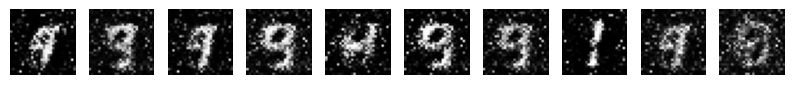

Python code for this plot:
import os

os.environ.setdefault("TF_ENABLE_ONEDNN_OPTS", "0")
os.environ.setdefault("TF_CPP_MIN_LOG_LEVEL", "2")

import numpy as np
import matplotlib
matplotlib.use("Agg")
import matplotlib.pyplot as plt
import tensorflow as tf
from tensorflow.keras import layers


# Build the Generator
def build_generator():
    model = tf.keras.Sequential([
        layers.Input(shape=(100,)),
        layers.Dense(128, activation='relu'),
        layers.Dense(256, activation='relu'),
        layers.Dense(512, activation='relu'),
        layers.Dense(28 * 28, activation='tanh'),
        layers.Reshape((28, 28, 1))
    ])
    return model


generator = build_generator()
generator.summary()


# Build the Discriminator
def build_discriminator():
    model = tf.keras.Sequential([
        layers.Input(shape=(28, 28, 1)),
        layers.Flatten(),
        layers.Dense(512, activation='relu'),
        layers.Dense(256, activation='relu'),
        layers.Dense(1, activation='sigmoid')
    ])
    return model


discriminator = build_discriminator()
discriminator.summary()


# Load and preprocess the MNIST dataset
(x_train, _), (_, _) = tf.keras.datasets.mnist.load_data()

x_train = (x_train.astype('float32') - 127.5) / 127.5
x_train = np.expand_dims(x_train, axis=-1)

print("x_train:", x_train.shape)


# Compile the Discriminator
discriminator.compile(
    optimizer=tf.keras.optimizers.Adam(2e-4, beta_1=0.5),
    loss='binary_crossentropy',
    metrics=['accuracy']
)


# Build the combined GAN model
discriminator.trainable = False

gan_input = layers.Input(shape=(100,))
generated_image = generator(gan_input)
gan_output = discriminator(generated_image)

gan = tf.keras.Model(gan_input, gan_output)

gan.compile(
    optimizer=tf.keras.optimizers.Adam(2e-4, beta_1=0.5),
    loss='binary_crossentropy'
)

print("\nCombined GAN model:")
gan.summary()


# Train the GAN using explicit GradientTape updates
def train_gan(gan, generator, discriminator, x_train,
              iterations=2000, batch_size=64):

    discriminator.trainable = True

    d_optimizer = tf.keras.optimizers.Adam(
        learning_rate=2e-4, beta_1=0.5
    )
    g_optimizer = tf.keras.optimizers.Adam(
        learning_rate=2e-4, beta_1=0.5
    )
    loss_function = tf.keras.losses.BinaryCrossentropy()

    @tf.function
    def train_discriminator(real_images, noise):
        with tf.GradientTape() as tape:
            fake_images = generator(noise, training=False)
            fake_images = tf.stop_gradient(fake_images)

            real_output = discriminator(real_images, training=True)
            fake_output = discriminator(fake_images, training=True)

            real_labels = tf.ones_like(real_output) * 0.9
            fake_labels = tf.zeros_like(fake_output)

            d_loss = (
                loss_function(real_labels, real_output)
                + loss_function(fake_labels, fake_output)
            )

        gradients = tape.gradient(
            d_loss, discriminator.trainable_variables
        )
        d_optimizer.apply_gradients(
            zip(gradients, discriminator.trainable_variables)
        )

        accuracy = tf.reduce_mean(
            tf.cast(
                tf.concat([
                    real_output >= 0.5,
                    fake_output < 0.5
                ], axis=0),
                tf.float32
            )
        )

        return d_loss, accuracy

    @tf.function
    def train_generator(noise):
        with tf.GradientTape() as tape:
            fake_images = generator(noise, training=True)
            fake_output = discriminator(fake_images, training=False)

            target_labels = tf.ones_like(fake_output)
            g_loss = loss_function(target_labels, fake_output)

        gradients = tape.gradient(
            g_loss, generator.trainable_variables
        )
        g_optimizer.apply_gradients(
            zip(gradients, generator.trainable_variables)
        )

        return g_loss

    for it in range(iterations):
        indexes = np.random.randint(
            0, x_train.shape[0], batch_size
        )
        real_images = tf.convert_to_tensor(x_train[indexes])

        noise = tf.random.normal((batch_size, 100))
        d_loss, d_acc = train_discriminator(real_images, noise)

        noise = tf.random.normal((batch_size, 100))
        g_loss = train_generator(noise)

        if it % 200 == 0:
            print(
                f"Iteration {it}: "
                f"d_loss={d_loss.numpy():.3f} "
                f"d_acc={d_acc.numpy():.2f} "
                f"g_loss={g_loss.numpy():.3f}",
                flush=True
            )


train_gan(gan, generator, discriminator, x_train)


# Generate synthetic images
noise = np.random.normal(0, 1, (10, 100))
generated_images = generator.predict(noise, verbose=0)

print("generated:", generated_images.shape)


# Visualize generated images
def plot_generated_images(generated_images):
    plt.figure(figsize=(10, 1))

    for i in range(generated_images.shape[0]):
        plt.subplot(1, 10, i + 1)
        plt.imshow(generated_images[i, :, :, 0], cmap='gray')
        plt.axis('off')

    plt.savefig('gan.png', bbox_inches='tight')
    plt.close()


plot_generated_images(generated_images)
print("saved gan.png")
